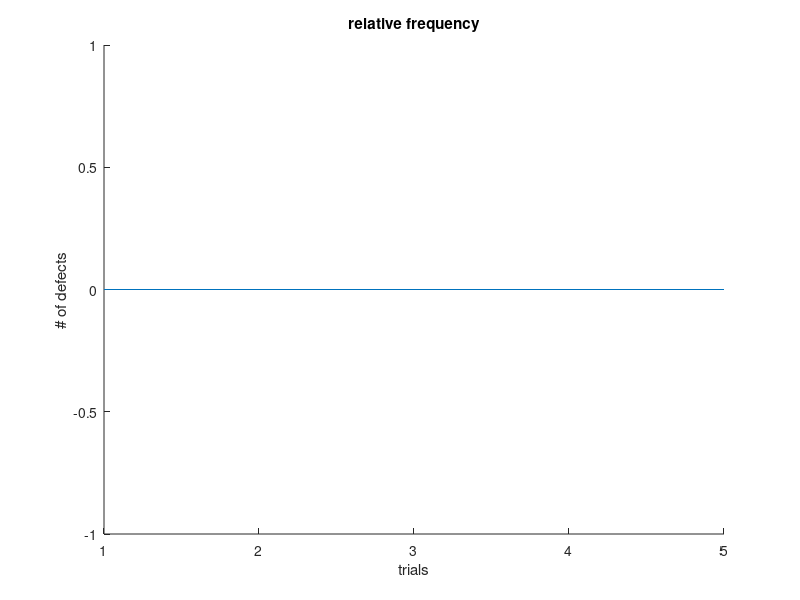

Source code (MATLAB):
%DJ Hinton
%File created September 12, 2017
%IE1070 T, Th 9:30-10:50
%Dr. K
%Project Assignment 1

%The purpose of this file is to display knowledge of 
%the relative frequency definition by simulating coin tosses

clear
clc

%variable initation
objectDefect = 0;

%ask user for number of trials
trials = input('How many trials would you like?: ');


for i=1:1:trials
    
    %random event indicator
    coinFlip = rand;

    if coinFlip < .1
        objectDefect = objectDefect + 1; %there is a defect
    end
    
    %calculating P(A)
    Pa = (objectDefect)/i;
    
    xaxis(i) = i;
    yaxis(i) = objectDefect;
    
end

hold on
%plotting
plot(xaxis,yaxis)

%plotting properties
x_axis='trials';
xlabel(x_axis);
    
y_axis='# of defects';
ylabel(y_axis);
   
plottitle='relative frequency';
title(plottitle);


%slope of best fit line
n=i;
xisum=0;
yisum=0;
xisquare=0;
xiyisum=0;
for i=1:n
xisum=xisum+xaxis(i);
yisum=yisum+yaxis(i);
xisquare=xisquare+xaxis(i)^2;
xiyisum=xiyisum+((xaxis(i)*yaxis(i)));
end
M=[xisum, n; xisquare, xisum];
N=[yisum; xiyisum];
ab=inv(M)*N;
disp(['The slope of best fit line is:', num2str(ab(1))]);



    
    